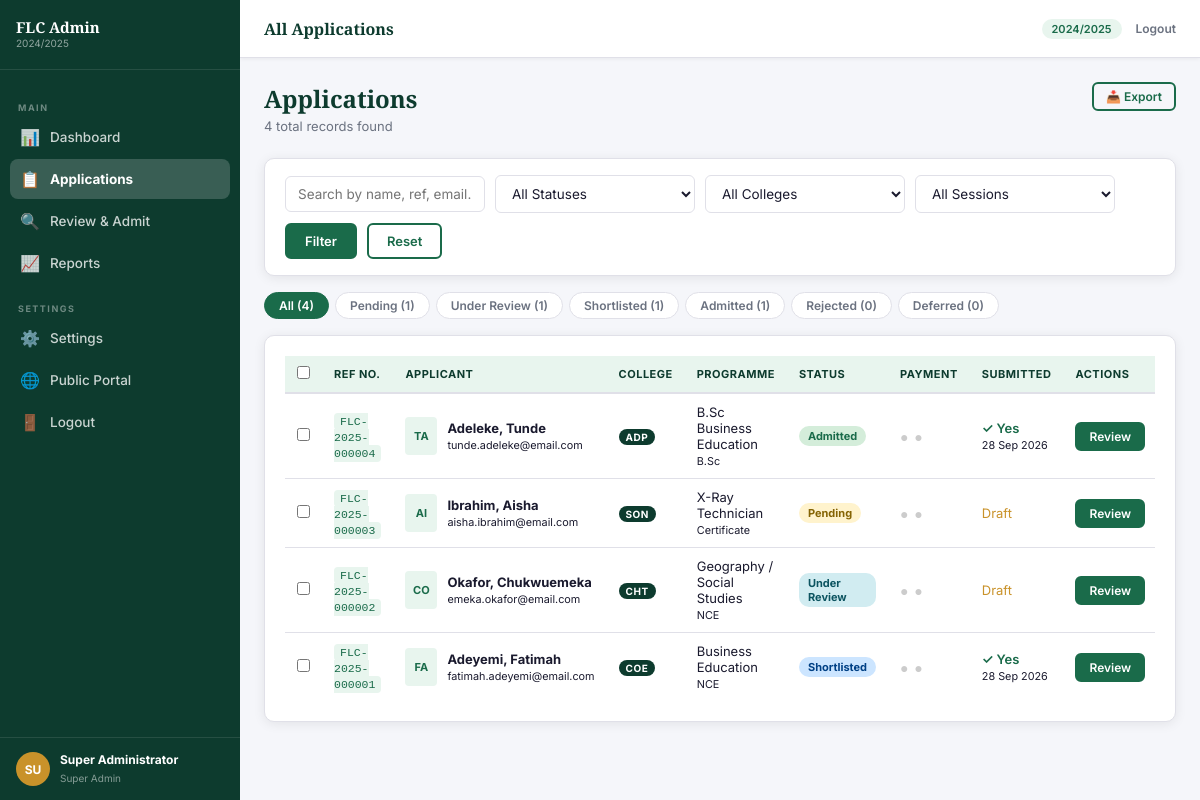
Page /admin/applicants.php (signed in) on the committed database.
### tables this page shows
CREATE TABLE IF NOT EXISTS applications (
  id                  INT UNSIGNED   AUTO_INCREMENT PRIMARY KEY,
  applicant_id        INT UNSIGNED   NOT NULL,
  session_id          TINYINT UNSIGNED NOT NULL,
  college_id          TINYINT UNSIGNED NOT NULL,
  programme_id        SMALLINT UNSIGNED NOT NULL,
  application_type    ENUM('Fresh','Transfer','Direct Entry','International') NOT NULL DEFAULT 'Fresh',

   
  jamb_reg_number     VARCHAR(20),
  jamb_score          SMALLINT,
  olevel_school       VARCHAR(150),
  olevel_year1        YEAR,
  olevel_year2        YEAR,
  entry_mode          ENUM('UTME','Direct Entry','HND','Transfer','Entrance Exam','International') NOT NULL,

   
  destination_country VARCHAR(80),
  foreign_university  VARCHAR(150),

   
  status              ENUM('Pending','Under Review','Shortlisted',
                           'Admitted','Rejected','Deferred') NOT NULL DEFAULT 'Pending',
  admin_remark        TEXT,
  reviewed_by         SMALLINT UNSIGNED,
  reviewed_at         DATETIME,

   
  form_fee_paid       TINYINT(1)  NOT NULL DEFAULT 0,
  acceptance_paid     TINYINT(1)  NOT NULL DEFAULT 0,
  tuition_paid        TINYINT(1)  NOT NULL DEFAULT 0,

   
  step_personal       TINYINT(1)  NOT NULL DEFAULT 0,
  step_academic       TINYINT(1)  NOT NULL DEFAULT 0,
  step_documents      TINYINT(1)  NOT NULL DEFAULT 0,
  step_payment        TINYINT(1)  NOT NULL DEFAULT 0,
  step_submitted      TINYINT(1)  NOT NULL DEFAULT 0,

  submitted_at        DATETIME,
  created_at          TIMESTAMP   NOT NULL DEFAULT CURRENT_TIMESTAMP,
  updated_at          TIMESTAMP   NOT NULL DEFAULT CURRENT_TIMESTAMP ON UPDATE CURRENT_TIMESTAMP,

  FOREIGN KEY (applicant_id)  REFERENCES applicants(id)          ON DELETE CASCADE,
  FOREIGN KEY (session_id)    REFERENCES academic_sessions(id)   ON DELETE RESTRICT,
  FOREIGN KEY (college_id)    REFERENCES colleges(id)            ON DELETE RESTRICT,
  FOREIGN KEY (programme_id)  REFERENCES programmes(id)          ON DELETE RESTRICT,
  INDEX idx_status     (status),
  INDEX idx_applicant  (applicant_id),
  INDEX idx_programme  (programme_id)
);

CREATE TABLE IF NOT EXISTS applicants (
  id              INT UNSIGNED     AUTO_INCREMENT PRIMARY KEY,
  ref_number      VARCHAR(20)      NOT NULL UNIQUE,   
  surname         VARCHAR(80)      NOT NULL,
  firstname       VARCHAR(80)      NOT NULL,
  middlename      VARCHAR(80),
  email           VARCHAR(150)     NOT NULL UNIQUE,
  phone           VARCHAR(20)      NOT NULL,
  password_hash   VARCHAR(255)     NOT NULL,
  gender          ENUM('Male','Female','Other') NOT NULL,
  date_of_birth   DATE             NOT NULL,
  state_of_origin VARCHAR(60)      NOT NULL,
  lga             VARCHAR(80)      NOT NULL,
  nationality     VARCHAR(60)      NOT NULL DEFAULT 'Nigerian',
  religion        VARCHAR(40),
  home_address    TEXT             NOT NULL,
  passport_photo  VARCHAR(255),                   
  is_verified     TINYINT(1)       NOT NULL DEFAULT 0,
  verify_token    VARCHAR(100),
  reset_token     VARCHAR(100),
  reset_expires   DATETIME,
  last_login      DATETIME,
  created_at      TIMESTAMP        NOT NULL DEFAULT CURRENT_TIMESTAMP,
  updated_at      TIMESTAMP        NOT NULL DEFAULT CURRENT_TIMESTAMP ON UPDATE CURRENT_TIMESTAMP,
  INDEX idx_ref   (ref_number),
  INDEX idx_email (email)
);

CREATE TABLE IF NOT EXISTS colleges (
  id          TINYINT UNSIGNED AUTO_INCREMENT PRIMARY KEY,
  code        VARCHAR(20)  NOT NULL UNIQUE,    
  name        VARCHAR(120) NOT NULL,
  description TEXT,
  is_active   TINYINT(1)   NOT NULL DEFAULT 1,
  created_at  TIMESTAMP    NOT NULL DEFAULT CURRENT_TIMESTAMP
);

CREATE TABLE IF NOT EXISTS programmes (
  id               SMALLINT UNSIGNED AUTO_INCREMENT PRIMARY KEY,
  department_id    SMALLINT UNSIGNED NOT NULL,
  college_id       TINYINT UNSIGNED  NOT NULL,
  code             VARCHAR(20)  NOT NULL UNIQUE,
  name             VARCHAR(180) NOT NULL,
  qualification    VARCHAR(60)  NOT NULL,    
  duration_years   TINYINT      NOT NULL DEFAULT 2,
  requirements     TEXT,                     
  application_fee  DECIMAL(10,2) NOT NULL DEFAULT 5000.00,
  acceptance_fee   DECIMAL(10,2) NOT NULL DEFAULT 10000.00,
  tuition_fee      DECIMAL(10,2) NOT NULL DEFAULT 0.00,
  is_active        TINYINT(1)   NOT NULL DEFAULT 1,
  created_at       TIMESTAMP    NOT NULL DEFAULT CURRENT_TIMESTAMP,
  FOREIGN KEY (department_id) REFERENCES departments(id) ON DELETE CASCADE,
  FOREIGN KEY (college_id)    REFERENCES colleges(id)    ON DELETE CASCADE
);

### admin/applicants.php (the view, shortened to what this page needs)
<?php
require_once dirname(__DIR__) . '/includes/functions.php';
$filterStatus  = clean($_GET['status']   ?? '');
$filterSearch  = clean($_GET['search']   ?? '');
$where  = ['1=1'];
$params = [];
$whereSQL = implode(' AND ', $where);
$countStmt = $pdo->prepare("
    SELECT COUNT(*) FROM applications a
    JOIN applicants ap  ON a.applicant_id  = ap.id
    JOIN programmes p   ON a.programme_id  = p.id
    JOIN colleges c     ON a.college_id    = c.id
    JOIN academic_sessions s ON a.session_id = s.id
    WHERE {$whereSQL}
");
$countStmt->execute($params);
$total   = (int)$countStmt->fetchColumn();
$perPage = 25;
$page    = max(1, (int)($_GET['page'] ?? 1));
$offset  = ($page - 1) * $perPage;
$stmt = $pdo->prepare("
    SELECT a.id, a.status, a.created_at, a.submitted_at,
           a.step_submitted, a.form_fee_paid, a.acceptance_paid,
           ap.ref_number, ap.surname, ap.firstname, ap.email, ap.phone,
           ap.passport_photo,
           p.name AS programme_name, p.qualification,
           c.name AS college_name, c.code AS college_code,
           s.session AS academic_session
    FROM   applications a
    JOIN   applicants ap  ON a.applicant_id  = ap.id
    JOIN   programmes p   ON a.programme_id  = p.id
    JOIN   colleges c     ON a.college_id    = c.id
    JOIN   academic_sessions s ON a.session_id = s.id
    WHERE  {$whereSQL}
    ORDER  BY a.created_at DESC
    LIMIT  {$perPage} OFFSET {$offset}
");
$stmt->execute($params);
$applications = $stmt->fetchAll();
$statuses  = ['Pending','Under Review','Shortlisted','Admitted','Rejected','Deferred'];
require_once dirname(__DIR__) . '/admin/partials/admin-header.php';
?>
<div class="admin-content">
    <div class="admin-page-header">
        <div>
            <h1>Applications</h1>
            <p><?= number_format($total) ?> total records found</p>
        </div>
        <div class="admin-page-actions">
            <a href="<?= BASE_URL ?>/admin/reports.php" class="btn btn-outline btn-sm">📥 Export</a>
        </div>
    </div>
    <div class="admin-card filter-card">
        <form method="GET" action="" class="filter-form">
            <input type="text" name="search" class="form-control"
                   placeholder="Search by name, ref, email..."
                   value="<?= e($filterSearch) ?>">
            <select name="status" class="form-control">
                <option value="">All Statuses</option>
            </select>
            <select name="college" class="form-control">
                <option value="">All Colleges</option>
            </select>
            <select name="session" class="form-control">
                <option value="">All Sessions</option>
            </select>
            <button type="submit" class="btn btn-primary">Filter</button>
            <a href="<?= BASE_URL ?>/admin/applicants.php" class="btn btn-outline">Reset</a>
        </form>
    </div>
    <div class="quick-status-tabs">
        <a href="?" class="qst <?= !$filterStatus?'active':'' ?>">All (<?= $total ?>)</a>
        <?php foreach ($statuses as $st):
            $cnt = $pdo->prepare("SELECT COUNT(*) FROM applications WHERE status=?");
            $cnt->execute([$st]);
        ?>
        <a href="?status=<?= urlencode($st) ?>"
           class="qst qst-<?= strtolower(str_replace(' ','-',$st)) ?> <?= $filterStatus===$st?'active':'' ?>">
            <?= $st ?> (<?= $cnt->fetchColumn() ?>)
        </a>
        <?php endforeach; ?>
    </div>
    <div class="admin-card">
        <div class="table-responsive">
            <table class="admin-table">
                <thead>
                    <tr>
                        <th><input type="checkbox" id="selectAll" onclick="toggleAll(this)"></th>
                        <th>Ref No.</th>
                        <th>Applicant</th>
                        <th>College</th>
                        <th>Programme</th>
                        <th>Status</th>
                        <th>Payment</th>
                        <th>Submitted</th>
                        <th>Actions</th>
                    </tr>
                </thead>
                <tbody>
                    <?php if ($applications): ?>
                    <?php foreach ($applications as $app): ?>
                    <tr>
                        <td><input type="checkbox" class="row-check" value="<?= $app['id'] ?>"></td>
                        <td><code><?= e($app['ref_number']) ?></code></td>
                        <td>
                            <div class="applicant-cell">
                                <?php if ($app['passport_photo']): ?>
                                <img src="<?= UPLOAD_URL . e($app['passport_photo']) ?>"
                                     class="table-avatar" alt="">
                                <?php else: ?>
                                <div class="table-avatar-ph">
                                    <?= strtoupper(substr($app['firstname'],0,1).substr($app['surname'],0,1)) ?>
                                </div>
                                <?php endif; ?>
                                <div>
                                    <strong><?= e($app['surname'].', '.$app['firstname']) ?></strong><br>
                                    <small><?= e($app['email']) ?></small>
                                </div>
                            </div>
                        </td>
                        <td><span class="college-tag"><?= e($app['college_code']) ?></span></td>
                        <td>
                            <?= e($app['programme_name']) ?><br>
                            <small><?= e($app['qualification']) ?></small>
                        </td>
                        <td><?= statusBadge($app['status']) ?></td>
                        <td>
                            <?php if ($app['form_fee_paid']): ?>
                            <span class="pay-dot paid" title="App fee paid">●</span>
                            <?php else: ?>
                            <span class="pay-dot unpaid" title="App fee unpaid">●</span>
                            <?php endif; ?>
                            <?php if ($app['acceptance_paid']): ?>
                            <span class="pay-dot paid" title="Acceptance fee paid">●</span>
                            <?php else: ?>
                            <span class="pay-dot unpaid" title="Acceptance unpaid">●</span>
                            <?php endif; ?>
                        </td>
                        <td>
                            <?= $app['step_submitted']
                                ? '<span style="color:#1a6b4a;font-weight:600">✓ Yes</span>'
                                : '<span style="color:#c9922a">Draft</span>' ?>
                            <?php if ($app['submitted_at']): ?>
                            <br><small><?= formatDate($app['submitted_at']) ?></small>
                            <?php endif; ?>
                        </td>
                        <td>
                            <a href="<?= BASE_URL ?>/admin/review.php?id=<?= $app['id'] ?>"
                               class="btn btn-sm btn-primary">Review</a>
                        </td>
                    </tr>
                    <?php endforeach; ?>
                    <?php else: ?>
                    <tr><td colspan="9" class="admin-empty">No applications found matching your filters.</td></tr>
                    <?php endif; ?>
                </tbody>
            </table>
        </div>
    </div>
</div>
<?php require_once dirname(__DIR__) . '/admin/partials/admin-footer.php'; ?>

### includes/functions.php (shortened to what this page needs)
<?php
function e(string $str): string
{
    return htmlspecialchars($str, ENT_QUOTES | ENT_HTML5, 'UTF-8');
}
function clean(string $input): string
{
    return trim(strip_tags($input));
}
function formatDate(string $date): string
{
    return date('d M Y', strtotime($date));
}
function statusBadge(string $status): string
{
    $map = [
        'Pending'      => 'badge-warning',
        'Under Review' => 'badge-info',
        'Shortlisted'  => 'badge-primary',
        'Admitted'     => 'badge-success',
        'Rejected'     => 'badge-danger',
        'Deferred'     => 'badge-secondary',
    ];
    $class = $map[$status] ?? 'badge-secondary';
    return "<span class=\"badge {$class}\">" . e($status) . "</span>";
}

### assets/css/admin.css (style rules this page uses)
:root { --ad-green: #0d3b2e; --ad-mid: #1a6b4a; --ad-light: #e8f5ee; --ad-gold: #c9922a; --ad-white: #ffffff; --ad-cream: #f5f6fa; --ad-border: #e0e0e8; --ad-text: #1a1a2e; --ad-muted: #6b7280; --ad-shadow: 0 2px 12px rgba(0,0,0,0.08); --ad-radius: 10px; --sb-width: 240px; --font: 'Inter', sans-serif; --font-head: 'Playfair Display', serif; }
*,*::before,*::after { box-sizing:border-box;margin:0;padding:0 }
body { font-family:var(--font);color:var(--ad-text);background:var(--ad-cream);font-size:14px;-webkit-font-smoothing:antialiased }
a { text-decoration:none;color:inherit;transition:color .2s }
.btn { display:inline-flex;align-items:center;gap:6px;padding:8px 18px;border-radius:6px;font-family:var(--font);font-size:13px;font-weight:600;cursor:pointer;border:2px solid transparent;transition:all .2s;white-space:nowrap }
.btn-sm { padding:5px 12px;font-size:12px }
.btn-primary { background:var(--ad-mid);color:#fff;border-color:var(--ad-mid) }
.btn-outline { background:transparent;color:var(--ad-mid);border-color:var(--ad-mid) }
.form-control { width:100%;padding:9px 12px;border:1.5px solid var(--ad-border);border-radius:6px;font-family:var(--font);font-size:13.5px;color:var(--ad-text);background:#fff;outline:none;transition:border-color .2s }
.admin-content { flex:1;padding:24px;overflow-y:auto }
.admin-page-header { display:flex;justify-content:space-between;align-items:flex-start;margin-bottom:24px;flex-wrap:wrap;gap:12px }
.admin-page-header h1 { font-family:var(--font-head);font-size:24px;color:var(--ad-green);margin-bottom:3px }
.admin-page-header p { font-size:13px;color:var(--ad-muted) }
.admin-page-actions { display:flex;gap:10px;align-items:center;flex-wrap:wrap }
.admin-card { background:#fff;border-radius:var(--ad-radius);box-shadow:var(--ad-shadow);border:1px solid var(--ad-border);padding:20px;margin-bottom:20px }
.admin-card:last-child { margin-bottom:0 }
.table-responsive { overflow-x:auto }
.admin-table { width:100%;border-collapse:collapse;font-size:13px }
.admin-table th { background:var(--ad-light);color:var(--ad-green);font-size:11px;font-weight:700;text-transform:uppercase;letter-spacing:.5px;padding:10px 12px;text-align:left;white-space:nowrap;border-bottom:2px solid var(--ad-border) }
.admin-table td { padding:10px 12px;border-bottom:1px solid var(--ad-border);vertical-align:middle }
.admin-table tr:last-child td { border-bottom:none }
code { font-size:11.5px;background:var(--ad-light);color:var(--ad-mid);padding:2px 6px;border-radius:4px;font-family:monospace }
.college-tag { background:var(--ad-green);color:#fff;font-size:10px;font-weight:700;padding:2px 7px;border-radius:10px;letter-spacing:.5px }
.applicant-cell { display:flex;align-items:center;gap:10px }
.table-avatar-ph { width:32px;height:38px;border-radius:4px;background:var(--ad-light);color:var(--ad-mid);display:flex;align-items:center;justify-content:center;font-size:11px;font-weight:700;flex-shrink:0 }
.pay-dot { font-size:14px;margin-right:2px }
.pay-dot.unpaid { color:#ccc }
.badge { display:inline-block;padding:3px 9px;border-radius:10px;font-size:11px;font-weight:700 }
.badge-success { background:#d4edda;color:#1a6b4a }
.badge-warning { background:#fff3cd;color:#856404 }
.badge-info { background:#d1ecf1;color:#0c5460 }
.badge-primary { background:#cce5ff;color:#004085 }
.quick-status-tabs { display:flex;flex-wrap:wrap;gap:6px;margin-bottom:16px }
.qst { padding:5px 14px;border-radius:20px;font-size:12px;font-weight:600;background:#fff;border:1px solid var(--ad-border);color:var(--ad-muted);transition:all .2s }
.qst:hover,.qst.active { background:var(--ad-mid);color:#fff;border-color:var(--ad-mid) }
.filter-card { padding:16px 20px;margin-bottom:16px }
.filter-form { display:flex;flex-wrap:wrap;gap:10px;align-items:center }
.filter-form .form-control { max-width:200px }

### rows in the picture
applications: applicant.ref_number "FLC-2025-000004", applicant.surname "TA", applicant.firstname "Adeleke, Tunde", applicant.email "tunde.adeleke@email.com", college.code "ADP", programme.name "B.Sc Business Education", programme.qualification "B.Sc", status "Admitted", step_submitted "✓ Yes", submitted_at "28 Sep 2026"
applications: applicant.ref_number "FLC-2025-000003", applicant.surname "AI", applicant.firstname "Ibrahim, Aisha", applicant.email "aisha.ibrahim@email.com", college.code "SON", programme.name "X-Ray Technician", programme.qualification "Certificate", status "Pending", step_submitted "Draft"
applications: applicant.ref_number "FLC-2025-000002", applicant.surname "CO", applicant.firstname "Okafor, Chukwuemeka", applicant.email "emeka.okafor@email.com", college.code "CHT", programme.name "Geography / Social Studies", programme.qualification "NCE", status "Under Review", step_submitted "Draft"
applications: applicant.ref_number "FLC-2025-000001", applicant.surname "FA", applicant.firstname "Adeyemi, Fatimah", applicant.email "fatimah.adeyemi@email.com", college.code "COE", programme.name "Business Education", programme.qualification "NCE", status "Shortlisted", step_submitted "✓ Yes", submitted_at "28 Sep 2026"

### other values in the picture
SITE_SESSION "2024/2025"
substr($_SESSION['admin_name'],0,2) "SU"
$_SESSION['admin_name'] "Super Administrator"
$_SESSION['admin_role'] "Super Admin"
$pageTitle "All Applications"
$total "4"
$st "Pending"
$cnt->fetchColumn() "1"
$st "Under Review"
$st "Shortlisted"
$st "Admitted"
$st "Rejected"
$cnt->fetchColumn() "0"
$st "Deferred"
